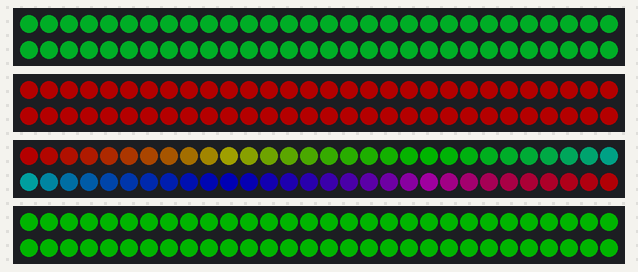
This sketch was run on a simulated Arduino Uno, built with avr-gcc and run on an emulated ATmega328P. On the bench: 4 × 60 RGB LEDs in strip order, left to right, continuing on the next row. Dim RGB values are drawn brighter than linear; what the sketch prints to the serial monitor is not drawn.

Above: at 0.17 s.
At 4.99 s:
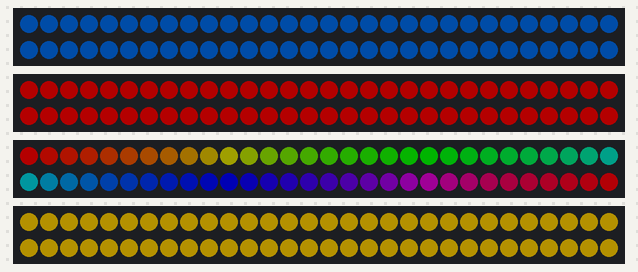
At 9.8 s:
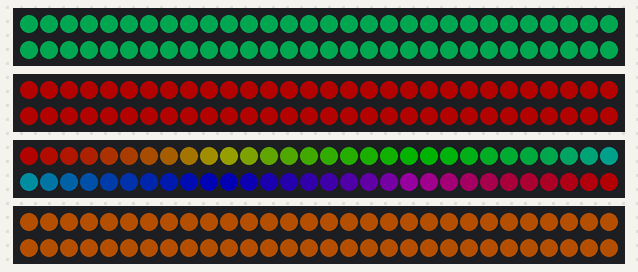
At 19.74 s:
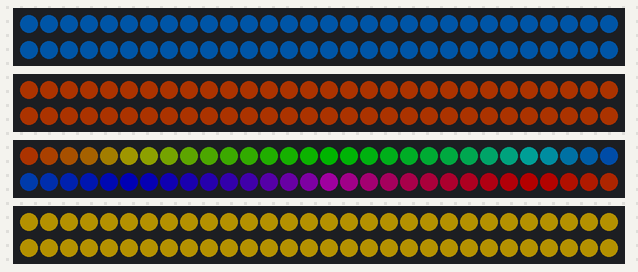
At 29.68 s:
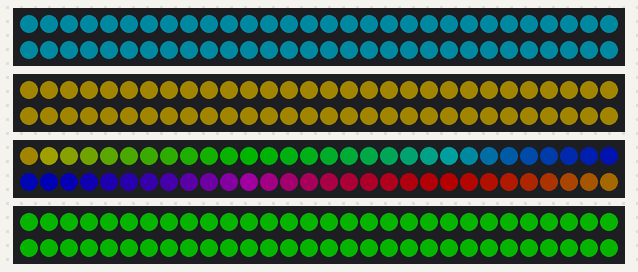
At 39.61 s:
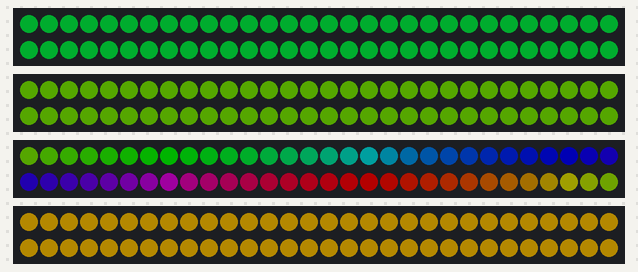

The sketch:

kadinskyTemplate.ino
```cpp
#include "ArtProject.h"
#include "TimedAction.h"
#include "SpectrumBand.h" // Data type definition for the Spectrum band

#define PIN4 4
#define PIN5 5
#define PIN6 6
#define PIN7 7
#define BRIGHTNESS 62

/* Todo: Add new function which
 *  - runs on a selected spectrum of our color ( like between 100 - 150 ) for the whole strip
 *  - changes the pixel colors indviduall similar to rainbowCycle()
 *  - something like : spectrumCycle                   pix1   pix2     pix3    pix4
 *  - stretch the spectrum out over the strand :
 *                                     loop-1          blue - violet - purple  red
 *                                     loop-2          red    blue     violet  purple
 *                                     loop-3          purple red      blue    violet
 *                                     loop-4          violet purple   red     blue
 *                                     loop-1          blue   violet   purple  red
 *
 *                                     Todo:
 *                                     - normalize the spectrum set by user over the number of pixels ( similar to RainbowCycle )
 *                                     - for every loop, ?
 *  - now move the colors by 1 pixel :
  */
ArtProject a1 = ArtProject(60,4,BRIGHTNESS,100,150);  // problem: function breaks if start + width is > 255. fix this.
ArtProject a2 = ArtProject(60,PIN5,BRIGHTNESS);
ArtProject a3 = ArtProject(60,PIN6,BRIGHTNESS);

SpectrumBand sb = { 1,99 } ;
ArtProject a4 = ArtProject(60, PIN7, BRIGHTNESS, sb);


/*
TimedAction stripActionOne = TimedAction(10,&one);
TimedAction stripActionTwo = TimedAction(20,&two);
TimedAction stripActionThree = TimedAction(60,&three);
TimedAction stripActionFour = TimedAction(160,&four);
*/
void setup() {
  Serial.begin(9600);
  Serial.println("in setup()");
}

void loop() {
    Serial.println("loop()");

     a1.rgbBand();
     a2.rainbowCycle();
     a3.rainbow();

     // Set the spectrum start and end during runtime ( not during initialization)
     //a3.setSpectrumStart(10);
     //a3.setSpectrumEnd(90);


     //a4.setSpectrumStart(10);
     //a4.setSpectrumEnd(100);
     a4.percentToRGB();

}
```
